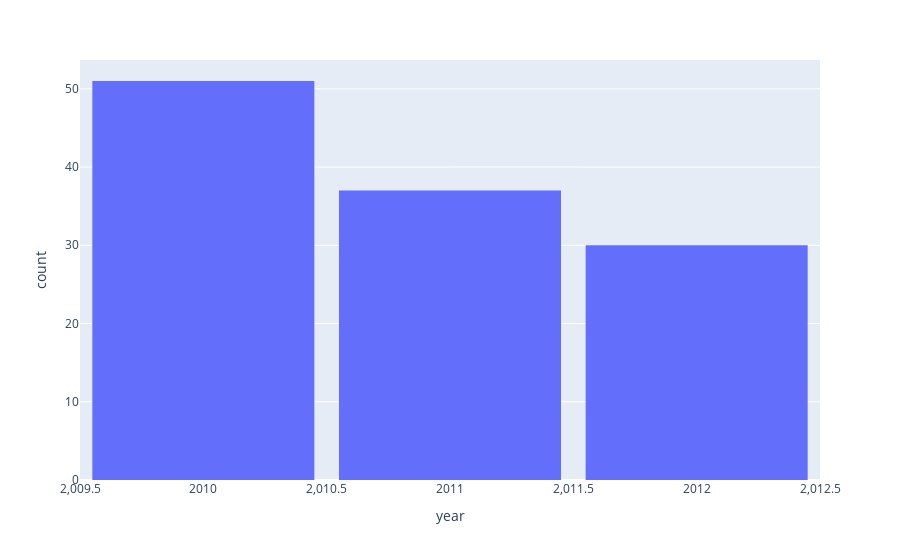
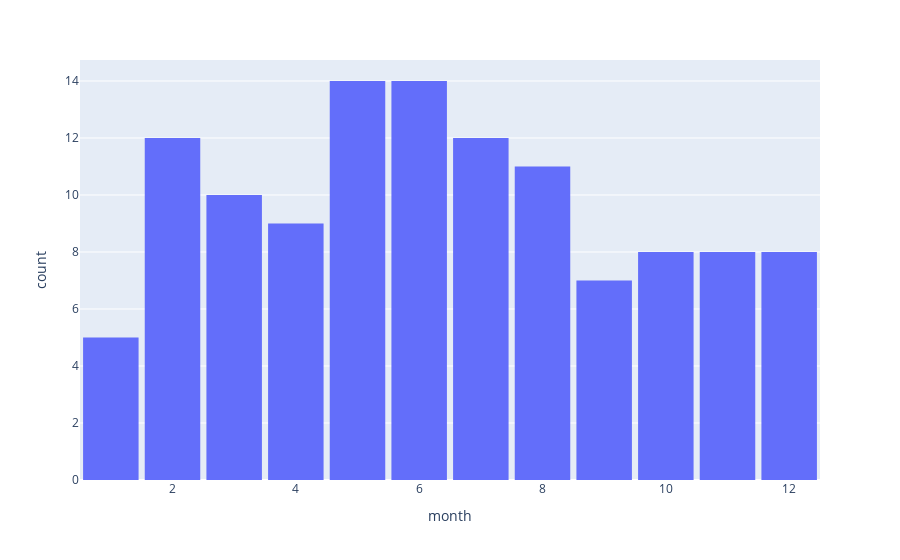
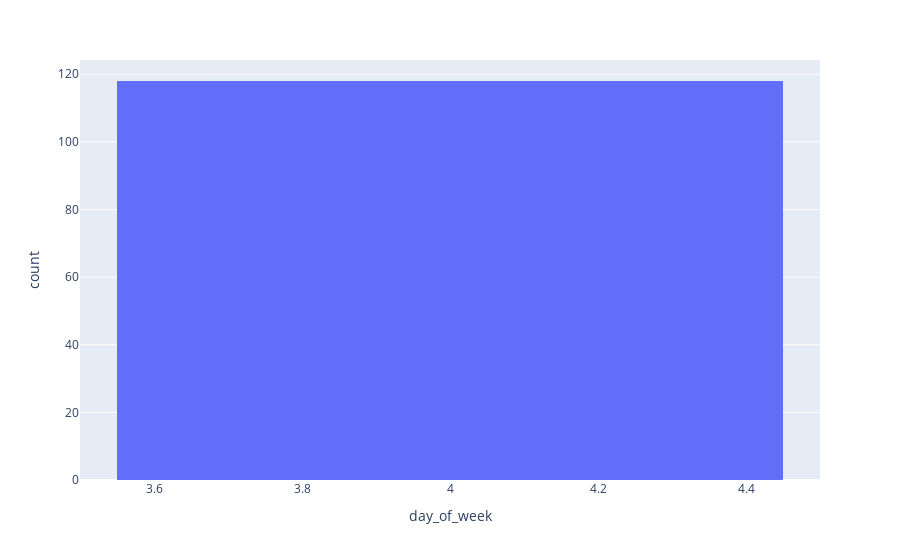
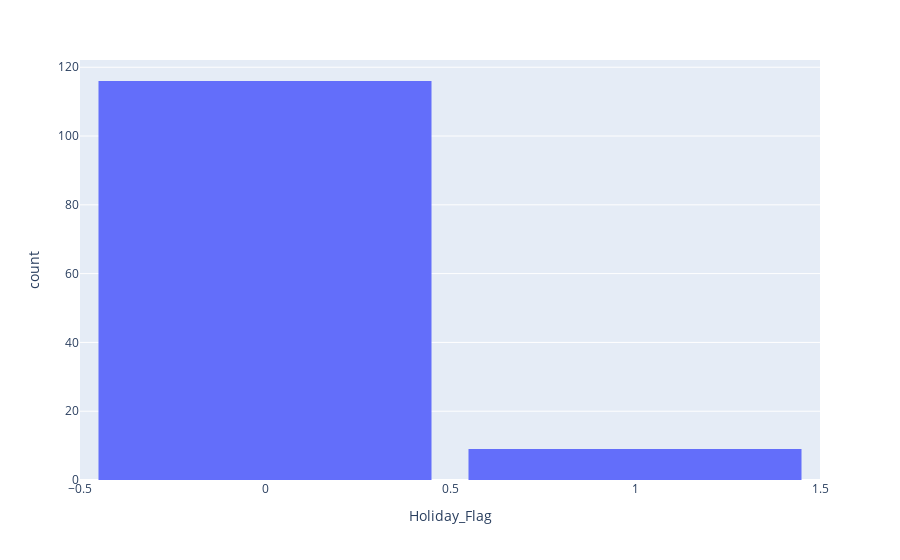

The cell these charts' notebook holds for them, in order:
### Markdown cell above
### Plot

### Code cell
import plotly.express as px
fig = px.histogram(df, x="year", nbins=3)
fig.update_layout(bargap=0.1)
fig.show()


fig = px.histogram(df, x="month", nbins=12)
fig.update_layout(bargap=0.1)
fig.show()


fig = px.histogram(df, x="day_of_week", nbins=7)
fig.update_layout(bargap=0.1)
fig.show()

fig = px.histogram(df, x="Holiday_Flag", nbins=2)
fig.update_layout(bargap=0.1)
fig.show()

fig = px.histogram(df, x="CPI",nbins=100)
fig.update_layout(bargap=0.1)
fig.show()

### Figure 1 — Plotly figure (JSON) as saved in the notebook; plotly's stock layout.template omitted (floating-point values rounded to 4 significant figures; data arrays with more than 128 entries replaced by an {"elided": "..."} marker saying what was removed)
{"data": [{"alignmentgroup": "True", "bingroup": "x", "hovertemplate": "year=%{x}<br>count=%{y}<extra></extra>", "legendgroup": "", "marker": {"color": "#636efa", "pattern": {"shape": ""}}, "name": "", "nbinsx": 3, "offsetgroup": "", "orientation": "v", "showlegend": false, "type": "histogram", "x": {"elided": "136 int values"}, "xaxis": "x", "yaxis": "y"}], "layout": {"bargap": 0.1, "barmode": "relative", "legend": {"tracegroupgap": 0}, "margin": {"t": 60}, "xaxis": {"anchor": "y", "domain": [0, 1], "title": {"text": "year"}}, "yaxis": {"anchor": "x", "domain": [0, 1], "title": {"text": "count"}}}}

### Figure 2 — Plotly figure (JSON) as saved in the notebook; plotly's stock layout.template omitted (floating-point values rounded to 4 significant figures; data arrays with more than 128 entries replaced by an {"elided": "..."} marker saying what was removed)
{"data": [{"alignmentgroup": "True", "bingroup": "x", "hovertemplate": "month=%{x}<br>count=%{y}<extra></extra>", "legendgroup": "", "marker": {"color": "#636efa", "pattern": {"shape": ""}}, "name": "", "nbinsx": 12, "offsetgroup": "", "orientation": "v", "showlegend": false, "type": "histogram", "x": {"elided": "136 int values"}, "xaxis": "x", "yaxis": "y"}], "layout": {"bargap": 0.1, "barmode": "relative", "legend": {"tracegroupgap": 0}, "margin": {"t": 60}, "xaxis": {"anchor": "y", "domain": [0, 1], "title": {"text": "month"}}, "yaxis": {"anchor": "x", "domain": [0, 1], "title": {"text": "count"}}}}

### Figure 3 — Plotly figure (JSON) as saved in the notebook; plotly's stock layout.template omitted (floating-point values rounded to 4 significant figures; data arrays with more than 128 entries replaced by an {"elided": "..."} marker saying what was removed)
{"data": [{"alignmentgroup": "True", "bingroup": "x", "hovertemplate": "day_of_week=%{x}<br>count=%{y}<extra></extra>", "legendgroup": "", "marker": {"color": "#636efa", "pattern": {"shape": ""}}, "name": "", "nbinsx": 7, "offsetgroup": "", "orientation": "v", "showlegend": false, "type": "histogram", "x": {"elided": "136 int values"}, "xaxis": "x", "yaxis": "y"}], "layout": {"bargap": 0.1, "barmode": "relative", "legend": {"tracegroupgap": 0}, "margin": {"t": 60}, "xaxis": {"anchor": "y", "domain": [0, 1], "title": {"text": "day_of_week"}}, "yaxis": {"anchor": "x", "domain": [0, 1], "title": {"text": "count"}}}}

### Figure 4 — Plotly figure (JSON) as saved in the notebook; plotly's stock layout.template omitted (floating-point values rounded to 4 significant figures; data arrays with more than 128 entries replaced by an {"elided": "..."} marker saying what was removed)
{"data": [{"alignmentgroup": "True", "bingroup": "x", "hovertemplate": "Holiday_Flag=%{x}<br>count=%{y}<extra></extra>", "legendgroup": "", "marker": {"color": "#636efa", "pattern": {"shape": ""}}, "name": "", "nbinsx": 2, "offsetgroup": "", "orientation": "v", "showlegend": false, "type": "histogram", "x": {"elided": "136 int values"}, "xaxis": "x", "yaxis": "y"}], "layout": {"bargap": 0.1, "barmode": "relative", "legend": {"tracegroupgap": 0}, "margin": {"t": 60}, "xaxis": {"anchor": "y", "domain": [0, 1], "title": {"text": "Holiday_Flag"}}, "yaxis": {"anchor": "x", "domain": [0, 1], "title": {"text": "count"}}}}
